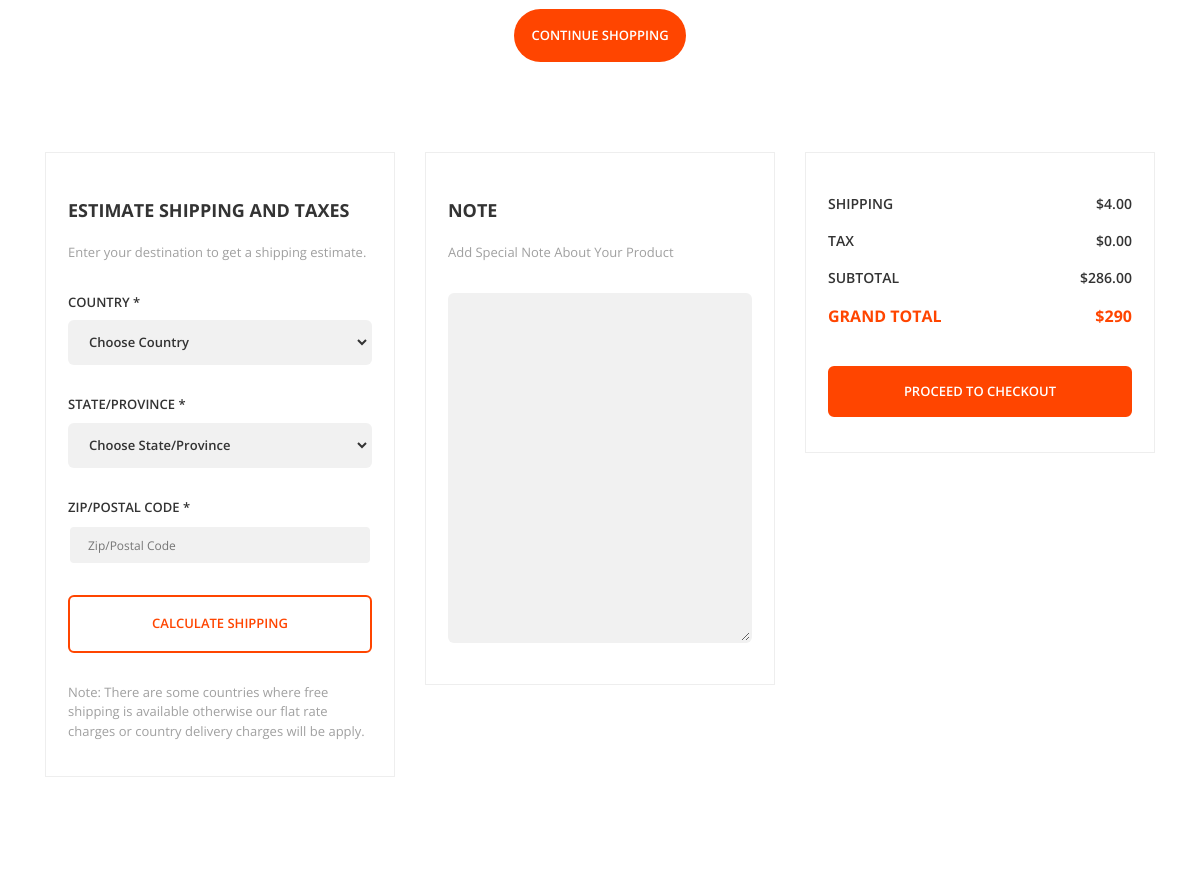
Page /cart (signed in, middle part) on the earlier database version.
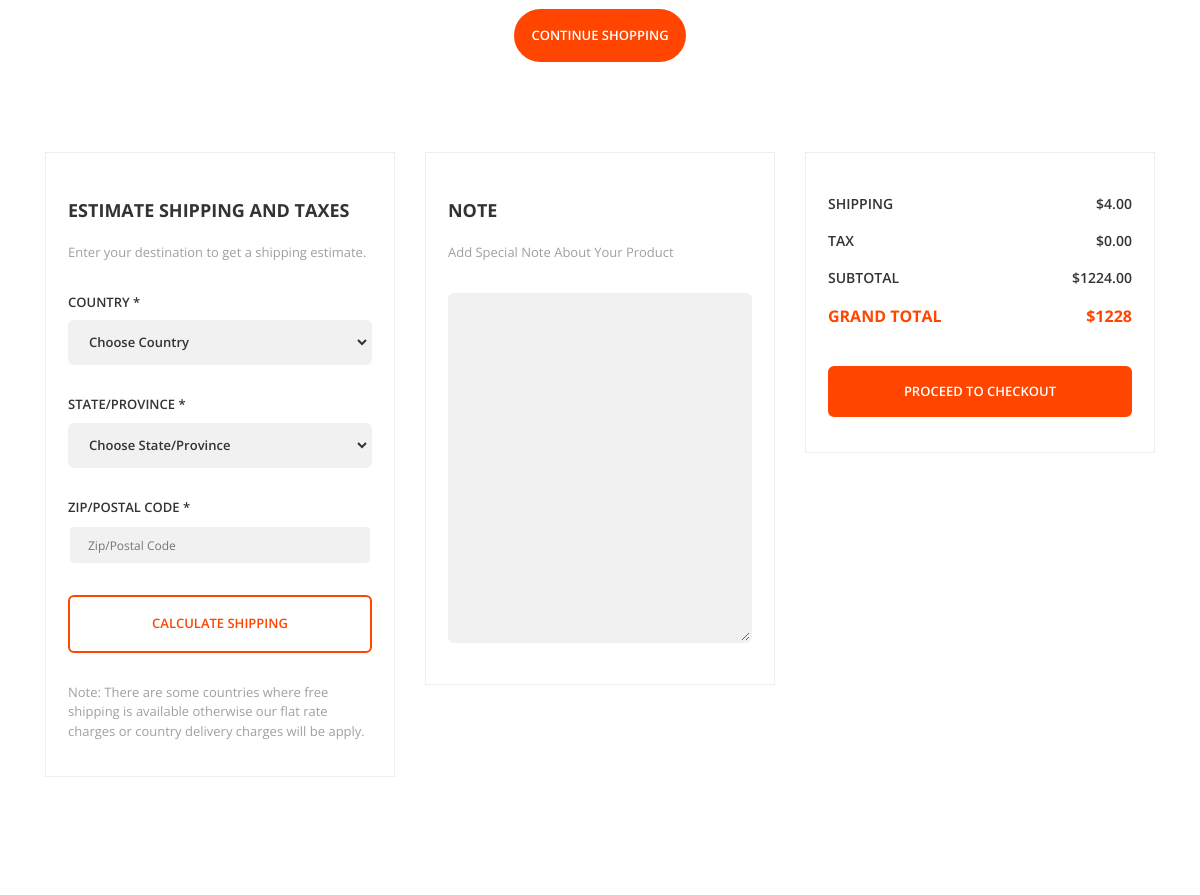
Same page on the later database version.
### core/models.py (models this page shows, shortened)
class Order(models.Model):
    user: User = models.ForeignKey(User, on_delete=models.CASCADE)
    date_ordered: datetime = models.DateTimeField(null=True, blank=True)
    date_delivered: datetime = models.DateTimeField(null=True, blank=True)
    @property
    def total_price(self) -> float:
        total = 0;
        for item in self.order_items.all().select_related("product"):
            total += item.get_net_price()
        return total
    def get_items(self):
        return self.order_items.all().select_related("product")

class OrderItem(models.Model):
    order: Order = models.ForeignKey(Order, on_delete=models.CASCADE, related_name="order_items", null=True);
    product: Product = models.ForeignKey(Product, on_delete=models.CASCADE, related_name="order_items")
    quantity: int = models.IntegerField(default=1)
    def get_net_price(self) -> float:
        return self.product.get_price() * self.quantity

class Product(models.Model):
    title = models.CharField(max_length=500)
    summary = models.TextField(max_length=1000)
    description = RichTextUploadingField(null=True, blank=True)
    thumbnail = models.ImageField(upload_to="product_thumbnails/")
    price = models.DecimalField(max_digits=12, decimal_places=2)
    discount_price = models.DecimalField(max_digits=12, decimal_places=2, null=True, blank=True)
    timestamp = models.DateTimeField(auto_now_add=True)
    categories = models.ManyToManyField(Category, related_name="products", blank=True)
    for_gender = models.CharField(max_length=10, choices=gender_choices, default="men")
    sold = models.IntegerField(default=0)
    url = models.SlugField(unique=True, null=True, blank=True)
    def get_price(self) -> float:
        if self.discount_price:
            return self.discount_price
        return self.price

### decorators/authorization.py (the view)
    def wrapper(request: HttpRequest) -> HttpResponse:
        if request.user.is_authenticated:
            return func(request)
        else:
            return redirect(reverse("accounts:login") + f"?returnurl={request.path}")

### midllewares/cart.py (called while the page is built)
    def __call__(self, request: HttpRequest):
        if request.user.is_authenticated:
            order, created = Order.objects.get_or_create(user=request.user, date_ordered__isnull=True)
            request.cart = order
        response = self.get_response(request)
        return response

### templates/core/cart.html (shortened to what the changed rows need)
<!DOCTYPE html>
<html class="no-js" lang="en">
<head>
    <link rel="stylesheet" href="/static/css/vendor.css">
    <link rel="stylesheet" href="/static/css/utility.css">
    <link rel="stylesheet" href="/static/css/app.css">
</head>
<body class="config">
    <div id="app">
        <div class="app-content">
            <div class="u-s-p-b-60">
                <div class="section__content">
                    <div class="container">
                        <div class="row">
                            <div class="col-lg-12 col-md-12 col-sm-12 u-s-m-b-30">
                                <form class="f-cart">
                                    <div class="row">
                                        <div class="col-lg-4 col-md-6 u-s-m-b-30">
                                            <div class="f-cart__pad-box">
                                                <h1 class="gl-h1">ESTIMATE SHIPPING AND TAXES</h1>
                                            </div>
                                        </div>
                                        <div class="col-lg-4 col-md-6 u-s-m-b-30">
                                            <div class="f-cart__pad-box">
                                                <h1 class="gl-h1">NOTE</h1>
                                            </div>
                                        </div>
                                        <div class="col-lg-4 col-md-6 u-s-m-b-30">
                                            <div class="f-cart__pad-box">
                                                <div class="u-s-m-b-30">
                                                    <table class="f-cart__table">
                                                        <tbody>
                                                            <tr>
                                                                <td>SUBTOTAL</td>
                                                                <td>${{ request.cart.total_price }}</td>
                                                            </tr>
                                                            <tr>
                                                                <td>GRAND TOTAL</td>
                                                                <td>${{ request.cart.total_price|add:4 }}</td>
                                                            </tr>
                                                        </tbody>
                                                    </table>
                                                </div>
                                            </div>
                                        </div>
                                    </div>
                                </form>
                            </div>
                        </div>
                    </div>
                </div>
            </div>
        </div>
    </div>
</body>
</html>

Differences in the rows shown:
removed Order: cart.total_price "286.00", cart.total_price|add "290"
added Order: cart.total_price "1224.00", cart.total_price|add "1228"
